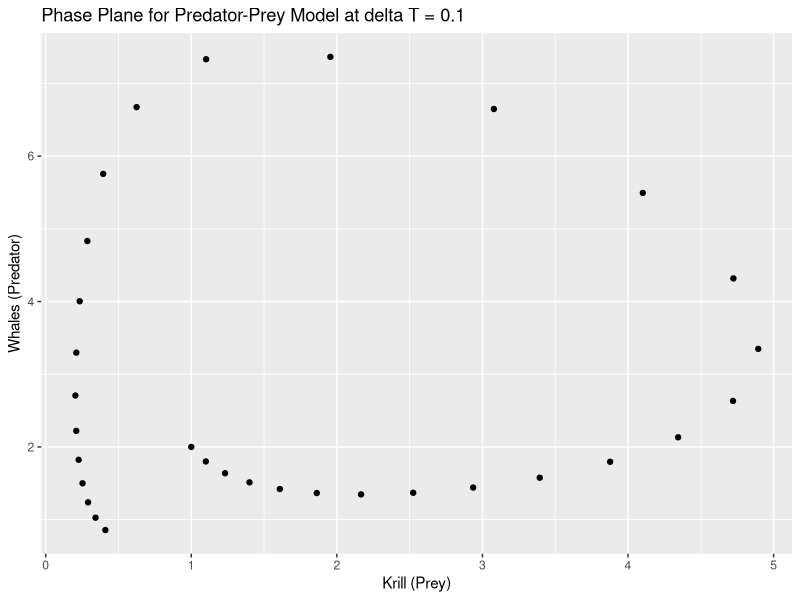
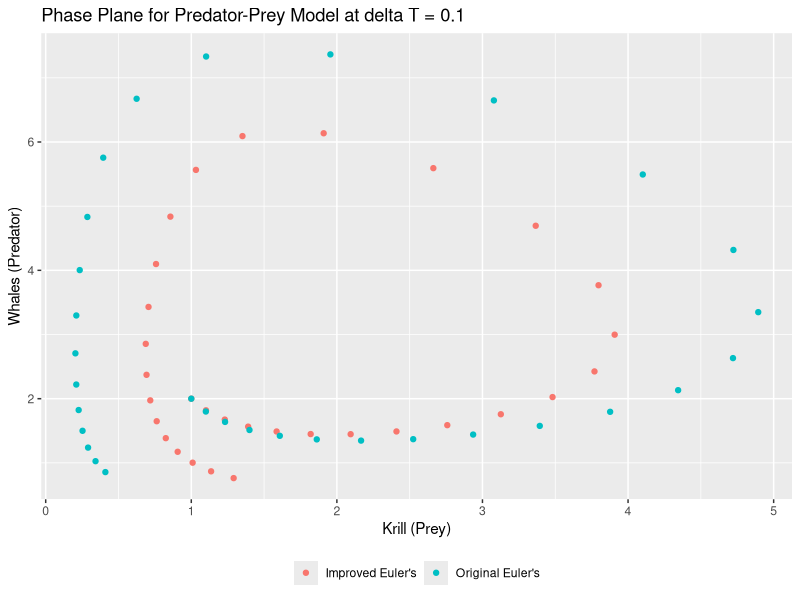

These charts were generated, in order, by the following R code:
## ---- chunk 1
suppressWarnings(suppressMessages(library(ggplot2)))
x <- c(1)
y <- c(2)
deltaT <- 0.1
t <- seq(0,3,by=deltaT)

for (i in 1:30){
 x[i+1] <- x[i] + (3*x[i] - x[i]*y[i])*deltaT
 y[i+1] <- y[i] + (x[i]*y[i] - 2*y[i])*deltaT
}

df <- data.frame(t,x,y)

ggplot(df) + 
  geom_point(aes(x=x,y=y)) + 
  ggtitle("Phase Plane for Predator-Prey Model at delta T = 0.1") + 
  xlab("Krill (Prey)") + 
  ylab("Whales (Predator)")
## ---- chunk 2
xstar <- x 
ystar <- y
x <- c(1) # re-initialize vectors
y <- c(2)
deltaT <- 0.1
t <- seq(0,3,by=deltaT)

for (i in 1:30){
 x[i+1] <- x[i] + (3*x[i] - x[i]*y[i] + 3*xstar[i] - xstar[i+1]*ystar[i+1])*deltaT/2
 y[i+1] <- y[i] + (x[i]*y[i] - 2*y[i] + xstar[i+1]*ystar[i+1] - 2*ystar[i+1])*deltaT/2
}

df <- data.frame(t,x,y,xstar,ystar)

ggplot(df) + 
  geom_point(aes(x=x,y=y,color="Improved Euler's")) + 
  geom_point(aes(x=xstar,y=ystar,color="Original Euler's")) + 
  ggtitle("Phase Plane for Predator-Prey Model at delta T = 0.1") + 
  xlab("Krill (Prey)") + 
  ylab("Whales (Predator)") + 
  theme(legend.title = element_blank(),legend.position="bottom")
